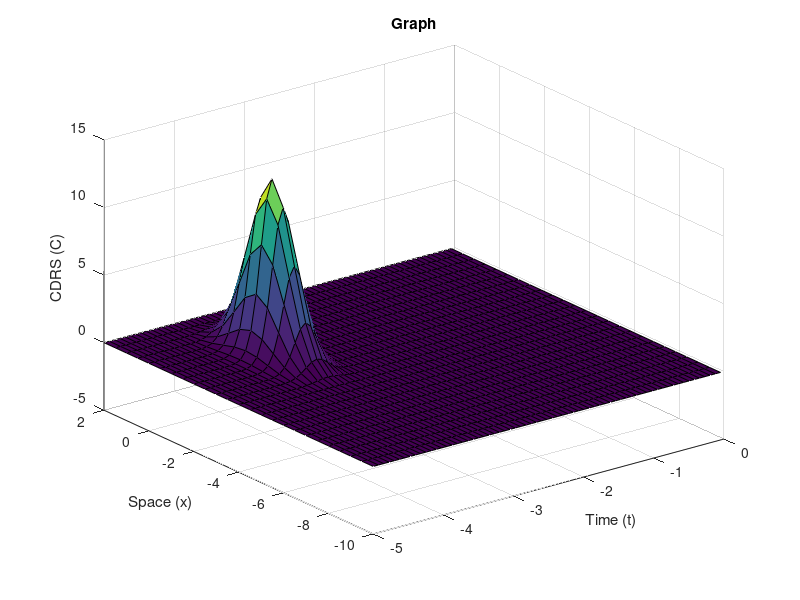

MATLAB code to generate this figure:
clear all; close all;
D=5; k=5; V=5; N=25
x_v=linspace(-10,2,N); dx=x_v(2)-x_v(1); dt=0.6*(dx^2)/2;
t_v=-5:dt:0;

%% Scientific Reports | (2020) 10:8040 | https://doi.org/10.1038/s41598-020-63982-w



C=zeros(length(x_v),length(t_v)); C(1,1)=0;

for i =2:length(x_v)-1
    for j=2: length(t_v)-1
      C(i,j)=(13)*exp((-(i-18)^2)/9)*exp((-(j-18)^2)/9)*cos(0.25*(i-18));
    endfor
end

for j=1:length(x_v)-1
  for i=2;length(t_v)-1
    C(i,j+1)=C(i,j)-dt*k*C(i,j)+(D/dx^2)*dt*(C(i+1,j)-2*C(i,j)+C(i-1,j))-V*(dt/dx)*(C(i+1,j)-C(i,j));
  end
end

figure(1); clf; surf(t_v,x_v,C); xlabel('Time (t)'); ylabel('Space (x)'); zlabel('CDRS (C)'); 
grid on; title('Graph');